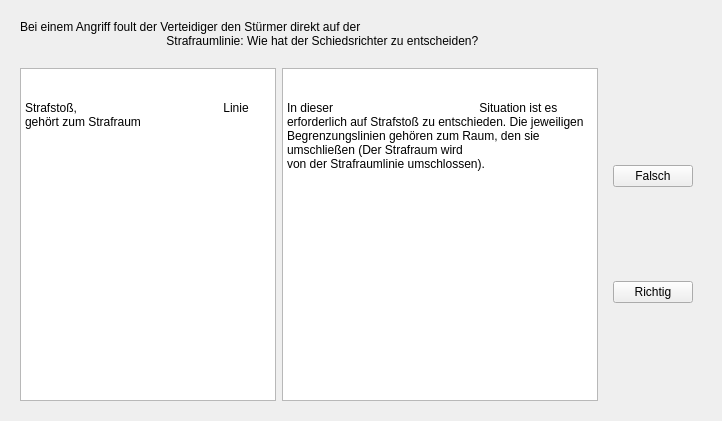
<?xml version="1.0" encoding="UTF-8"?>
<ui version="4.0">
    <class>SelfTestWidget</class>
    <widget class="QWidget" name="SelfTestWidget">
        <property name="geometry">
            <rect>
                <x>0</x>
                <y>0</y>
                <width>722</width>
                <height>421</height>
            </rect>
        </property>
        <property name="windowTitle">
            <string>Form</string>
        </property>
        <layout class="QVBoxLayout" name="verticalLayout">
            <item>
                <widget class="QStackedWidget" name="stackedWidget">
                    <property name="currentIndex">
                        <number>1</number>
                    </property>
                    <widget class="QWidget" name="test_page">
                        <layout class="QGridLayout" name="gridLayout">
                            <item row="2" column="3">
                                <widget class="QPushButton" name="next_button">
                                    <property name="text">
                                        <string>Nächste Frage</string>
                                    </property>
                                </widget>
                            </item>
                            <item row="0" column="0" colspan="4">
                                <widget class="QLabel" name="question_label_test">
                                    <property name="text">
                                        <string>Bei einem Angriff foult der Verteidiger den Stürmer direkt auf der
                                            Strafraumlinie: Wie hat der Schiedsrichter zu entscheiden?
                                        </string>
                                    </property>
                                    <property name="wordWrap">
                                        <bool>true</bool>
                                    </property>
                                    <property name="margin">
                                        <number>20</number>
                                    </property>
                                </widget>
                            </item>
                            <item row="2" column="1" colspan="2">
                                <widget class="QPushButton" name="switch_eval_button">
                                    <property name="text">
                                        <string>Evaluieren</string>
                                    </property>
                                </widget>
                            </item>
                            <item row="2" column="0">
                                <widget class="QPushButton" name="previous_button">
                                    <property name="text">
                                        <string>Vorherige Frage</string>
                                    </property>
                                </widget>
                            </item>
                            <item row="1" column="0" colspan="4">
                                <widget class="QTextEdit" name="user_answer_test">
                                    <property name="html">
                                        <string>&lt;!DOCTYPE HTML PUBLIC &quot;-//W3C//DTD HTML 4.0//EN&quot; &quot;http://www.w3.org/TR/REC-html40/strict.dtd&quot;&gt;
                                            &lt;html&gt;&lt;head&gt;&lt;meta name=&quot;qrichtext&quot; content=&quot;1&quot;
                                            /&gt;&lt;meta charset=&quot;utf-8&quot; /&gt;&lt;style type=&quot;text/css&quot;&gt;
                                            p, li { white-space: pre-wrap; }
                                            &lt;/style&gt;&lt;/head&gt;&lt;body style=&quot; font-family:'Segoe UI';
                                            font-size:9pt; font-weight:400; font-style:normal;&quot;&gt;
                                            &lt;p style=&quot; margin-top:0px; margin-bottom:0px; margin-left:0px;
                                            margin-right:0px; -qt-block-indent:0; text-indent:0px;&quot;&gt;Strafstoß,
                                            Linie gehört zum Strafraum &lt;/p&gt;&lt;/body&gt;&lt;/html&gt;
                                        </string>
                                    </property>
                                </widget>
                            </item>
                        </layout>
                    </widget>
                    <widget class="QWidget" name="eval_widget">
                        <layout class="QGridLayout" name="gridLayout_2">
                            <item row="2" column="3">
                                <widget class="QWidget" name="eval_button_widget" native="true">
                                    <layout class="QVBoxLayout" name="verticalLayout_2">
                                        <item>
                                            <widget class="QPushButton" name="incorrect_button">
                                                <property name="text">
                                                    <string>Falsch</string>
                                                </property>
                                            </widget>
                                        </item>
                                        <item>
                                            <widget class="QPushButton" name="correct_button">
                                                <property name="text">
                                                    <string>Richtig</string>
                                                </property>
                                            </widget>
                                        </item>
                                    </layout>
                                </widget>
                            </item>
                            <item row="2" column="2">
                                <widget class="QTextEdit" name="correct_answer_eval">
                                    <property name="html">
                                        <string>&lt;!DOCTYPE HTML PUBLIC &quot;-//W3C//DTD HTML 4.0//EN&quot; &quot;http://www.w3.org/TR/REC-html40/strict.dtd&quot;&gt;
                                            &lt;html&gt;&lt;head&gt;&lt;meta name=&quot;qrichtext&quot; content=&quot;1&quot;
                                            /&gt;&lt;meta charset=&quot;utf-8&quot; /&gt;&lt;style type=&quot;text/css&quot;&gt;
                                            p, li { white-space: pre-wrap; }
                                            &lt;/style&gt;&lt;/head&gt;&lt;body style=&quot; font-family:'Segoe UI';
                                            font-size:9pt; font-weight:400; font-style:normal;&quot;&gt;
                                            &lt;p style=&quot; margin-top:0px; margin-bottom:0px; margin-left:0px;
                                            margin-right:0px; -qt-block-indent:0; text-indent:0px;&quot;&gt;In dieser
                                            Situation ist es erforderlich auf Strafstoß zu entschieden. Die jeweiligen
                                            Begrenzungslinien gehören zum Raum, den sie umschließen (Der Strafraum wird
                                            von der Strafraumlinie umschlossen).&lt;/p&gt;&lt;/body&gt;&lt;/html&gt;
                                        </string>
                                    </property>
                                    <property name="textInteractionFlags">
                                        <set>Qt::NoTextInteraction</set>
                                    </property>
                                </widget>
                            </item>
                            <item row="2" column="0" colspan="2">
                                <widget class="QTextEdit" name="user_answer_eval">
                                    <property name="html">
                                        <string>&lt;!DOCTYPE HTML PUBLIC &quot;-//W3C//DTD HTML 4.0//EN&quot; &quot;http://www.w3.org/TR/REC-html40/strict.dtd&quot;&gt;
                                            &lt;html&gt;&lt;head&gt;&lt;meta name=&quot;qrichtext&quot; content=&quot;1&quot;
                                            /&gt;&lt;meta charset=&quot;utf-8&quot; /&gt;&lt;style type=&quot;text/css&quot;&gt;
                                            p, li { white-space: pre-wrap; }
                                            &lt;/style&gt;&lt;/head&gt;&lt;body style=&quot; font-family:'Segoe UI';
                                            font-size:9pt; font-weight:400; font-style:normal;&quot;&gt;
                                            &lt;p style=&quot; margin-top:0px; margin-bottom:0px; margin-left:0px;
                                            margin-right:0px; -qt-block-indent:0; text-indent:0px;&quot;&gt;Strafstoß,
                                            Linie gehört zum Strafraum &lt;/p&gt;&lt;/body&gt;&lt;/html&gt;
                                        </string>
                                    </property>
                                    <property name="textInteractionFlags">
                                        <set>Qt::NoTextInteraction</set>
                                    </property>
                                </widget>
                            </item>
                            <item row="0" column="0" colspan="4">
                                <widget class="QLabel" name="question_label_eval">
                                    <property name="text">
                                        <string>Bei einem Angriff foult der Verteidiger den Stürmer direkt auf der
                                            Strafraumlinie: Wie hat der Schiedsrichter zu entscheiden?
                                        </string>
                                    </property>
                                    <property name="wordWrap">
                                        <bool>true</bool>
                                    </property>
                                    <property name="margin">
                                        <number>20</number>
                                    </property>
                                </widget>
                            </item>
                        </layout>
                    </widget>
                </widget>
            </item>
        </layout>
    </widget>
    <resources/>
    <connections/>
</ui>
